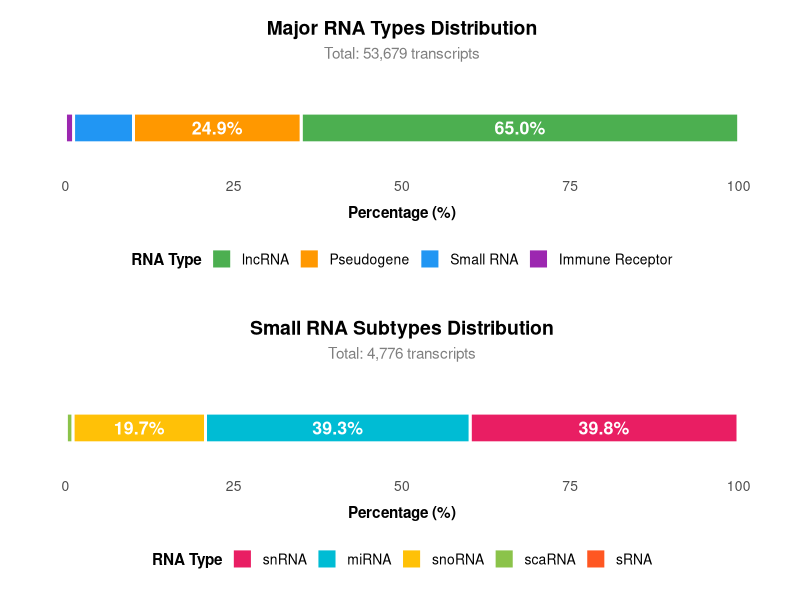

R code for this plot:
library(ggplot2)
library(dplyr)
library(grid)
library(gridExtra)
library(cowplot)

# Data for major RNA types
major_rna <- data.frame(
  Type = c("lncRNA", "Pseudogene", "Small RNA", "Immune Receptor"),
  Count = c(34880, 13374, 4776, 649)
)
major_rna$Percentage <- round(major_rna$Count / sum(major_rna$Count) * 100, 1)

# Data for small RNA subtypes
small_rna <- data.frame(
  Subtype = c("snRNA", "miRNA", "snoRNA", "scaRNA", "sRNA"),
  Count = c(1901, 1879, 942, 49, 5)
)
small_rna$Percentage <- round(small_rna$Count / sum(small_rna$Count) * 100, 1)

# Arrange by percentage descending (largest first)
major_rna <- major_rna %>% arrange(desc(Percentage))
small_rna <- small_rna %>% arrange(desc(Percentage))

# Convert Type and Subtype to factors to maintain order
major_rna$Type <- factor(major_rna$Type, levels = major_rna$Type)
small_rna$Subtype <- factor(small_rna$Subtype, levels = small_rna$Subtype)

# Define colors (order matches the factor levels)
major_colors <- c(
  "lncRNA" = "#4CAF50",
  "Pseudogene" = "#FF9800", 
  "Small RNA" = "#2196F3",
  "Immune Receptor" = "#9C27B0"
)

small_colors <- c(
  "snRNA" = "#E91E63",
  "miRNA" = "#00BCD4",
  "snoRNA" = "#FFC107",
  "scaRNA" = "#8BC34A",
  "sRNA" = "#FF5722"
)

# Plot 1: Major RNA types
p1 <- ggplot(major_rna, aes(x = "", y = Percentage, fill = Type)) +
  geom_bar(stat = "identity", width = 0.4, color = "white", linewidth = 1) +
  geom_text(aes(label = ifelse(Percentage >= 20, sprintf("%.1f%%", Percentage), "")),
            position = position_stack(vjust = 0.5), size = 4.5, fontface = "bold", color = "white") +
  scale_fill_manual(values = major_colors, name = "RNA Type") +
  labs(title = "Major RNA Types Distribution",
       subtitle = paste("Total:", format(sum(major_rna$Count), big.mark = ","), "transcripts"),
       x = NULL, y = "Percentage (%)") +
  theme_minimal(base_size = 12) +
  theme(
    legend.position = "bottom",
    legend.title = element_text(face = "bold", size = 11),
    legend.text = element_text(size = 10),
    plot.title = element_text(hjust = 0.5, face = "bold", size = 14, margin = margin(b = 5)),
    plot.subtitle = element_text(hjust = 0.5, size = 11, color = "gray50", margin = margin(b = 15)),
    axis.text.x = element_text(size = 10),
    axis.text.y = element_blank(),
    axis.ticks.y = element_blank(),
    axis.title.y = element_blank(),
    axis.title.x = element_text(size = 11, face = "bold", margin = margin(t = 8)),
    panel.grid.major = element_blank(),
    panel.grid.minor = element_blank(),
    plot.margin = margin(t = 15, r = 20, b = 15, l = 20)
  ) +
  coord_flip() +
  ylim(0, 100)

# Plot 2: Small RNA subtypes
p2 <- ggplot(small_rna, aes(x = "", y = Percentage, fill = Subtype)) +
  geom_bar(stat = "identity", width = 0.4, color = "white", linewidth = 1) +
  geom_text(aes(label = ifelse(Percentage >= 14, sprintf("%.1f%%", Percentage), "")),
            position = position_stack(vjust = 0.5), size = 4.5, fontface = "bold", color = "white") +
  scale_fill_manual(values = small_colors, name = "RNA Type") +
  labs(title = "Small RNA Subtypes Distribution",
       subtitle = paste("Total:", format(sum(small_rna$Count), big.mark = ","), "transcripts"),
       x = NULL, y = "Percentage (%)") +
  theme_minimal(base_size = 12) +
  theme(
    legend.position = "bottom",
    legend.title = element_text(face = "bold", size = 11),
    legend.text = element_text(size = 10),
    plot.title = element_text(hjust = 0.5, face = "bold", size = 14, margin = margin(b = 5)),
    plot.subtitle = element_text(hjust = 0.5, size = 11, color = "gray50", margin = margin(b = 15)),
    axis.text.x = element_text(size = 10),
    axis.text.y = element_blank(),
    axis.ticks.y = element_blank(),
    axis.title.y = element_blank(),
    axis.title.x = element_text(size = 11, face = "bold", margin = margin(t = 8)),
    panel.grid.major = element_blank(),
    panel.grid.minor = element_blank(),
    plot.margin = margin(t = 15, r = 20, b = 15, l = 20)
  ) +
  coord_flip() +
  ylim(0, 100)

# Arrange plots vertically with spacing
combined <- grid.arrange(
  p1, p2,
  nrow = 2,
  heights = c(1, 1)
)

# Save to working directory
ggsave("RNA_combined_distribution.png", combined, width = 8, height = 8, dpi = 300)

cat("\n========================================\n")
cat("Visualization complete!\n")
cat("========================================\n\n")
cat("Files saved to working directory:\n")
cat("  - RNA_combined_distribution.png\n\n")
